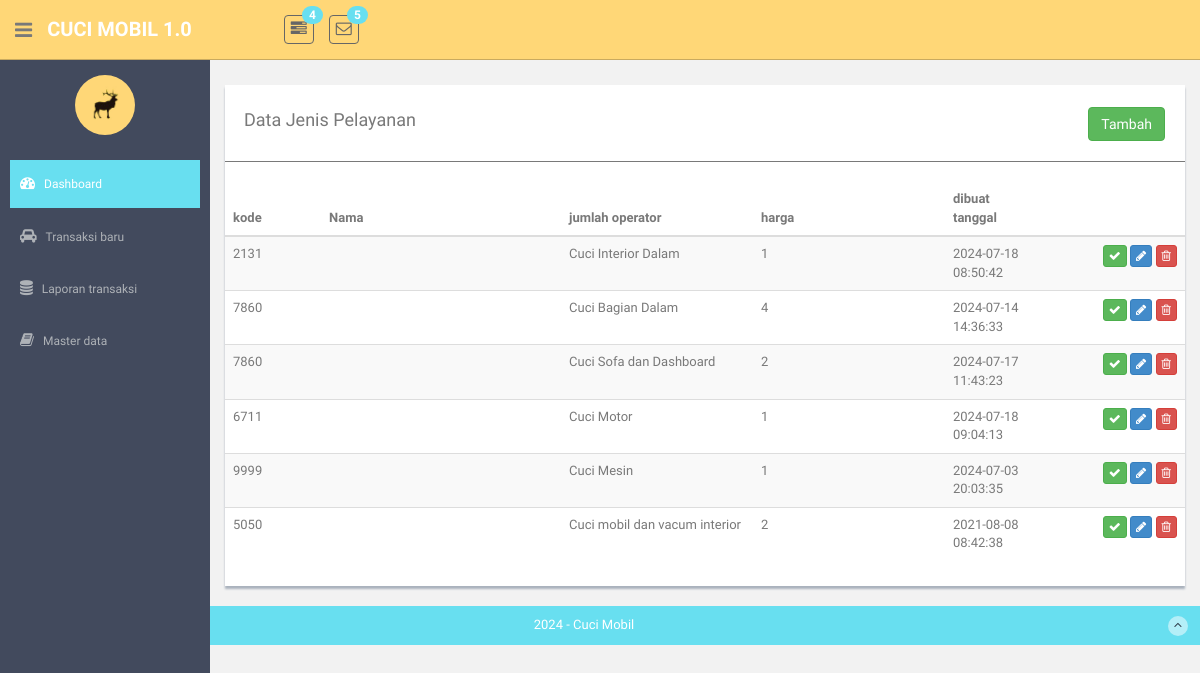
Page /services on the earlier database version.
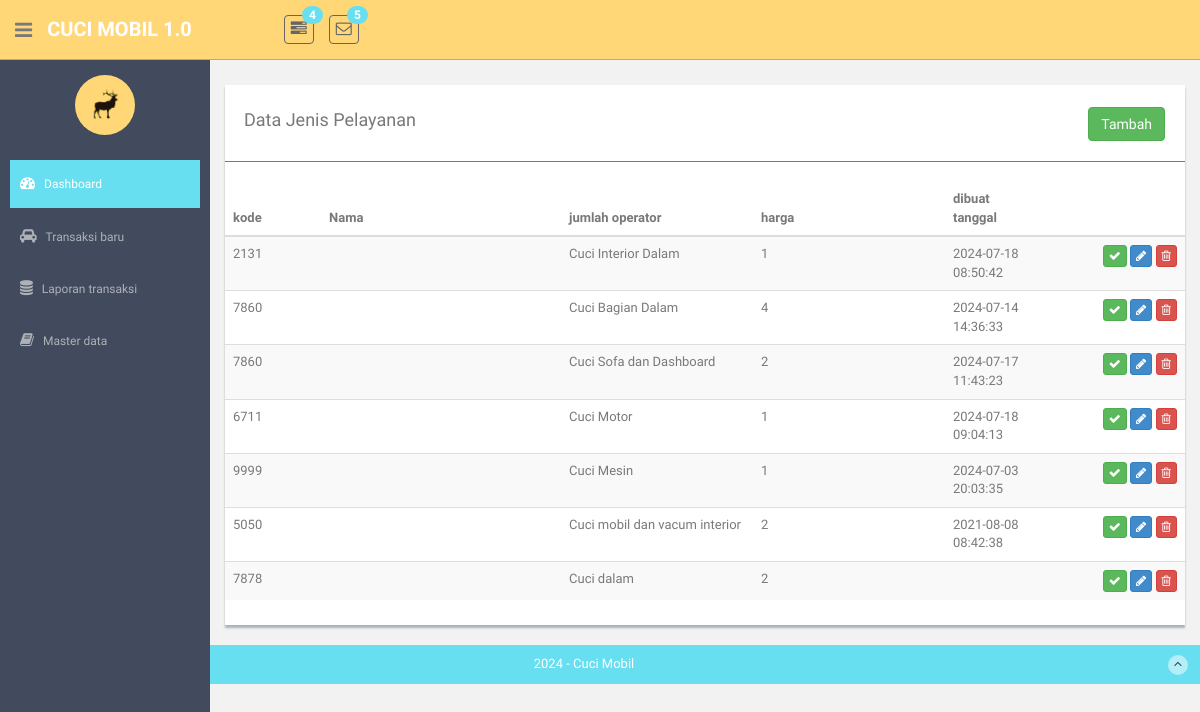
Same page on the later database version.
### model/Services.py (models this page shows)
class Servs(Model):
    id = IntegerField(primary_key=True)
    code = CharField()
    name = CharField()
    price = IntegerField()
    many_operators = IntegerField()
    created_on = CharField()
    class Meta:
        database = db
        db_table = 'services'

### routes_services.py (the view)
@app.route("/services", methods=["GET"])
def services():
    services = ServicesController.list_services()
    print(services)
    return render_template('references/services/services-list.html', services=services)

### controller/ServicesController.py (called while the page is built)
    @staticmethod
    def list_services():
        return Servs.select()

### templates/references/services/services-list.html (shortened to what this page needs)
{% extends "layout.html" %}
{% block content %}
<div class="row mt">
      <div class="col-md-12">
          <div class="content-panel">
              <table class="table table-striped table-advance table-hover">
                <div >
                    <div style="float:left;"><h4>&nbsp; Data Jenis Pelayanan </h4></div>
                    <div class="pull-right" style="padding-top:7px;padding-right:20px;">
                        <button class="btn btn-success " onclick="javscript:openModal(0)">Tambah</button>
                    </div>
                </div>
                <hr/>
                  <thead>
                  <tr>
                      <th width="10%"> kode</th>
                      <th width="25%"> Nama</th>
                      <th width="20%"> jumlah operator</th>
                      <th width="20%"> harga</th>
                      <th width="10%"> dibuat tanggal</th>
                      <th width="20%"></th>
                  </tr>
                  </thead>
                  <tbody>
                  {% for item in services %}
                  <tr>
                      <td>{{ item.code }} </td>
                      <td>{{ item.qr_code }} </td>
                      <td>{{ item.name }} </td>
                      <td>{{ item.many_operators }} </td>
                      <td>{{ item.created_on }} </td>
                      <td align="right">
                          <button class="btn btn-success btn-xs"><i class="fa fa-check"></i></button>
                          <button class="btn btn-primary btn-xs"  onclick="javscript:openModal({{ item.id }})"><i class="fa fa-pencil"></i></button>
                          <button class="btn btn-danger btn-xs" onclick="javscript:deleteRecord({{ item.id }})"><i class="fa fa-trash-o "></i></button>
                      </td>
                  </tr>
                 {% endfor %}
                  </tbody>
              </table>
          </div>
      </div>
  </div>
{% endblock %}

Differences in the rows shown:
added Servs: code "7878", name "Cuci dalam", many_operators "2"
